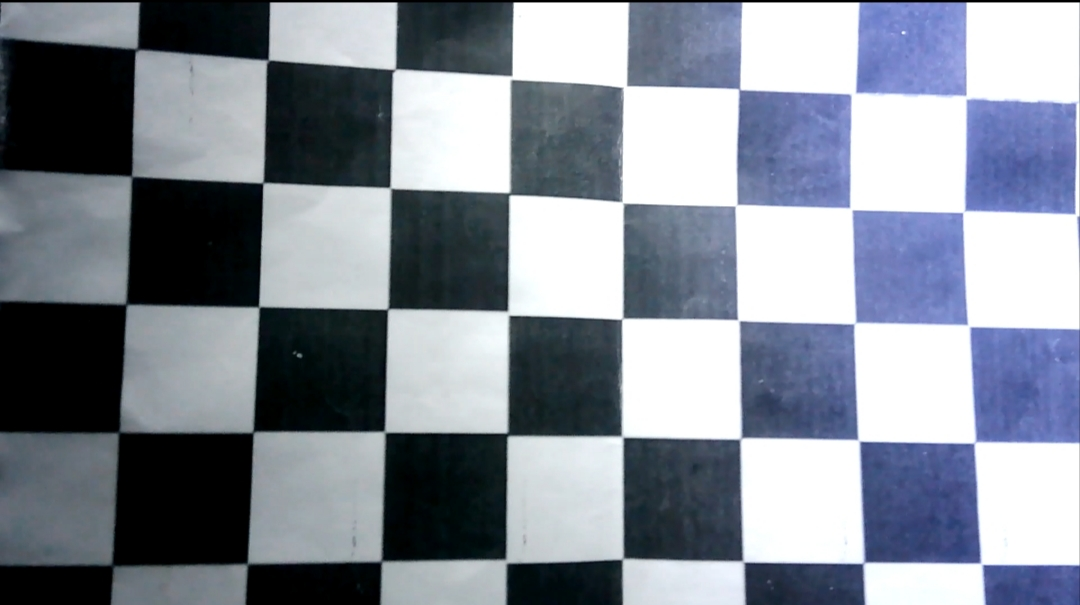
#> input picture calibration_images/IMG_20260814_193847.jpg, 1080 x 605 px, given in place of the camera
$ python main.py
#> lines starting #> are read from the running program, lines starting #| are printed output that depends on the picture; after the words box and inside, x2 and y2 are one past the last pixel; in counts of white or black regions, pixels touching at a corner belong together
### camera.py
import cv2
import config


class Camera:
    def __init__(
            self, index=config.CAMERA_INDEX,
            width=config.FRAME_WIDTH,
            height=config.FRAME_HEIGHT,
            fps=config.FPS
            ):

        self.cap = cv2.VideoCapture(index)

        self.cap.set(cv2.CAP_PROP_FRAME_WIDTH, width)
        self.cap.set(cv2.CAP_PROP_FRAME_HEIGHT, height)
        self.cap.set(cv2.CAP_PROP_FPS, fps)
        # Supported by V4L2 cameras; ignored harmlessly by backends that do
        # not expose capture-buffer control. It reduces stale-frame latency.
        self.cap.set(cv2.CAP_PROP_BUFFERSIZE, config.CAMERA_BUFFER_SIZE)

    def read(self):
        success, frame = self.cap.read()
#> frame is the input picture: shape (605, 1080, 3); mean B, G, R 149.1, 137.9, 131.1

        if not success:
            return None

        return frame

    def release(self):
        self.cap.release()

### preprocess.py
import cv2
import config
import numpy as np


class Preprocessor:
    def __init__(self):
        self.kernel = np.ones((3, 3), np.uint8)

    def process(self, frame):
        # Step 1: Convert to grayscale
        gray = cv2.cvtColor(frame, cv2.COLOR_BGR2GRAY)
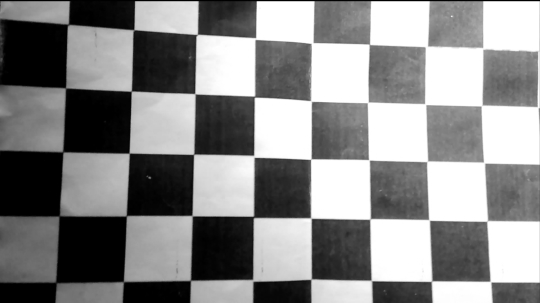
#> gray: shape (605, 1080) (shown at 1/2 size); min 0, max 255, mean 137.2

        # Step 2: Reduce sensor noise
        blur = cv2.GaussianBlur(gray, config.GAUSSIAN_KERNEL, 0)

        # Step 3: Edge Detection
        edges = cv2.Canny(
            blur,
            config.CANNY_LOW,
            config.CANNY_HIGH
        )
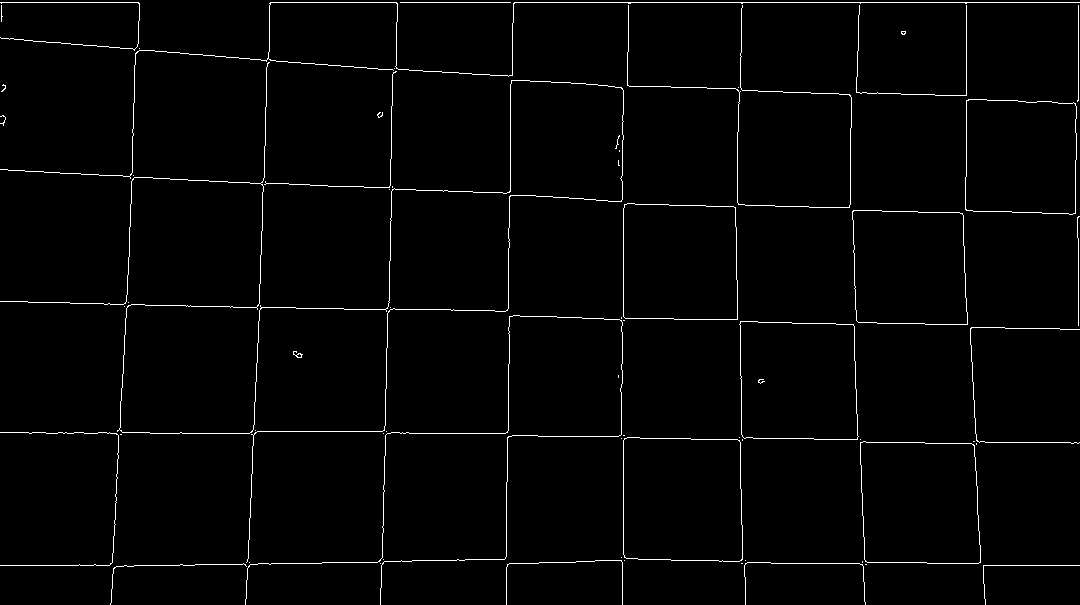
#> edges: shape (605, 1080); 1.8% white in thin lines or dots


        # Step 4: Fill small gaps, repair broken edges
        #clean = cv2.morphologyEx(
        #    edges,
        #    cv2.MORPH_CLOSE,
        #    self.kernel
        #)

        return gray, edges

### detector.py
"""import cv2
import numpy as np
import config


class MarkerDetector:

    def detect_circles(self, edge_image, gray_image):

        candidates = []

        circles = cv2.HoughCircles(
            edge_image,
            cv2.HOUGH_GRADIENT,
            dp=config.HOUGH_DP,
            minDist=config.HOUGH_MIN_DIST,
            param1=config.CANNY_HIGH,
            param2=config.HOUGH_PARAM2,
            minRadius=config.MIN_RADIUS,
            maxRadius=config.MAX_RADIUS,
        )

        if circles is None:
            return candidates

        circles = np.round(circles[0]).astype(int)

        h, w = gray_image.shape

        for x, y, r in circles:

            if (
                x - r < 0 or
                y - r < 0 or
                x + r >= w or
                y + r >= h
            ):
                continue

            roi = gray_image[
                y-r:y+r,
                x-r:x+r
            ]

            candidates.append({
                "center": (x, y),
                "radius": r,
                "roi": roi,
            })

        return candidates"""
import cv2
import numpy as np
import config


class MarkerDetector:
    def __init__(self):
        # Radius is bounded by configuration, so this remains a small cache.
        # Reusing masks avoids two array allocations per circle candidate.
        self._circle_masks = {}

    def _circle_mask(self, radius, thickness):
        """Return a reusable circle mask for a square ROI of side ``2 * radius``."""

        cache_key = (radius, thickness)
        mask = self._circle_masks.get(cache_key)

        if mask is None:
            mask = np.zeros((2 * radius, 2 * radius), dtype=np.uint8)
            cv2.circle(mask, (radius, radius), radius, 255, thickness)
            self._circle_masks[cache_key] = mask

        return mask

    def detect_circles(self, gray, edges):
        """
        Detect circles using Hough Circle Transform.
        Returns:
            List of circles [(x, y, r), ...]
        """

        detected = cv2.HoughCircles(
            edges,
            cv2.HOUGH_GRADIENT,
            dp=config.HOUGH_DP,
            minDist=config.HOUGH_MIN_DIST,
            param1=config.CANNY_HIGH,
            param2=config.HOUGH_PARAM2,
            minRadius=config.MIN_RADIUS,
            maxRadius=config.MAX_RADIUS
        )
#> detected = 138 rows, first 8: [1020.6, 156.6, 56.04], [678.6, 498.6, 62.04], [798.6, 60.6, 59.64], [684.6, 30.6, 57.84], [444.6, 372.6, 64.8], [354.6, 216.6, 93.96], [198.6, 120.6, 67.56], [564.6, 138.6, 58.92]

        if detected is None:
            return []

        detected = np.round(detected[0]).astype(int)
#> detected = 138 rows, first 8: [1021, 157, 56], [679, 499, 62], [799, 61, 60], [685, 31, 58], [445, 373, 65], [355, 217, 94], [199, 121, 68], [565, 139, 59]

        h, w = gray.shape

        candidates = []
        expected_radius = (config.MIN_RADIUS + config.MAX_RADIUS) / 2

        for x, y, r in detected:
            # Border check: ensure the circle is fully within the image boundaries
            if (
                x - r < 0 or
                y - r < 0 or
                x + r >= w or
                y + r >= h
            ):
                continue

            duplicate = False

            for candidate in candidates:
                cx, cy = candidate["center"]
                distance = np.hypot((x - cx), (y - cy))
                if distance < config.DUPLICATE_DISTANCE:
                    duplicate = True
                    break

            if duplicate:
                continue

            # ROI Extraction
            roi_edges = edges[y-r:y+r, x-r:x+r]
            mask = self._circle_mask(r, thickness=2)

            edge_pixels = cv2.countNonZero(
                cv2.bitwise_and(
                    roi_edges,
                    mask
                )
            )

            circumference = 2 * np.pi * r

            density = edge_pixels / circumference

            if density < config.MIN_EDGE_DENSITY:
                continue

            density_score = min(density, 1.0)

            radius_score = 1.0 - (
            abs(r - expected_radius)
            /
            (config.MAX_RADIUS - config.MIN_RADIUS)
        )
            radius_score = max(0.0, radius_score)

            confidence = (
            0.7 * density_score +
            0.3 * radius_score
        )


            candidates.append({

            "center": (x, y),

            "radius": r,

            "density": density,

            "confidence": confidence

        })
#> this loop made 138 passes
#> (x, y, r, cache_key in _circle_mask, edge_pixels, circumference, density) on passes 1, 2, 3, 5, 6, 7, 8, 10: (1021, 157, 56, (56, 2), 121, 351.9, 0.344), (679, 499, 62, (62, 2), 97, 389.6, 0.249), (799, 61, 60, (60, 2), 107, 377, 0.284), (445, 373, 65, (65, 2), 94, 408.4, 0.23), (355, 217, 94, (94, 2), 83, 590.6, 0.141), (199, 121, 68, (68, 2), 101, 427.3, 0.236), (565, 139, 59, (59, 2), 96, 370.7, 0.259), (349, 151, 86, (86, 2), 98, 540.4, 0.181)
#> pass 1, in detect_circles, `roi_edges = edges[y-r:y+r, x-r:x+r]`:
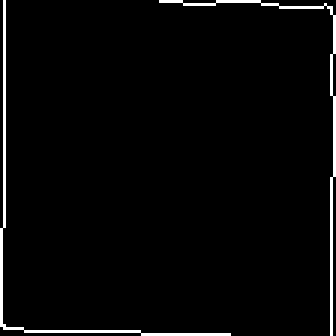
#> roi_edges: shape (112, 112) (shown 3 times larger); 2.8% white in thin lines or dots
#> pass 1, in detect_circles, `mask = self._circle_mask(r, thickness=2)`:
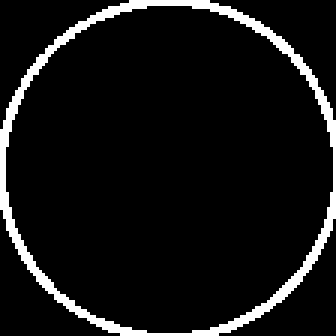
#> mask: shape (112, 112) (shown 3 times larger); 7.7% white; 1 white region, box (x1, y1, x2, y2) and area: (0, 0, 112, 112) 960
#> pass 2, in detect_circles, `roi_edges = edges[y-r:y+r, x-r:x+r]`:
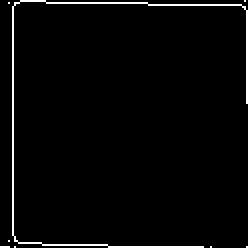
#> roi_edges: shape (124, 124) (shown 2 times larger); 2.5% white in thin lines or dots
#> after the loop, candidates = []
#> (the rest of the program and of its run is left out)
